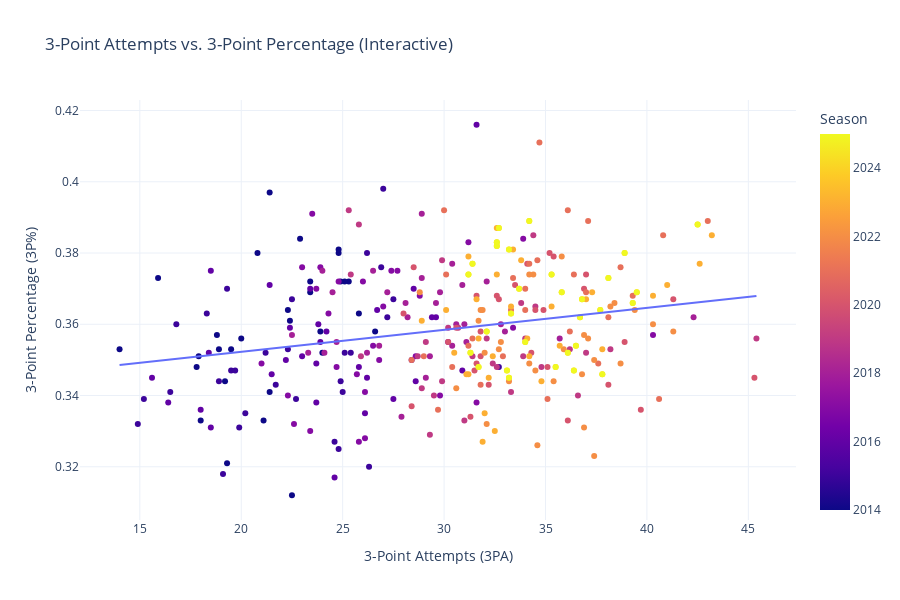

The code cell stored with this chart in its notebook:
### Markdown cell above
INteractive scatter plot comparing 3PA and 3p%

### Code cell
import plotly.express as px
import pandas as pd
import statsmodels.api as sm

# Convert necessary columns
nba_df['3PA'] = pd.to_numeric(nba_df['3PA'], errors='coerce')
nba_df['3P%'] = pd.to_numeric(nba_df['3P%'], errors='coerce')
nba_df.dropna(subset=['3PA', '3P%'], inplace=True)

# Fit OLS regression using statsmodels
X = sm.add_constant(nba_df['3PA'])  # Add intercept
model = sm.OLS(nba_df['3P%'], X).fit()
nba_df['Predicted_3P%'] = model.predict(X)

# Create interactive plot
fig = px.scatter(
    nba_df,
    x='3PA',
    y='3P%',
    color='Season',
    hover_name='Team',
    hover_data={'Season': True, '3PA': True, '3P%': True},
    title='3-Point Attempts vs. 3-Point Percentage (Interactive)',
    template='plotly_white'
)

# Add regression line
fig.add_traces(
    px.line(
        nba_df.sort_values('3PA'),
        x='3PA',
        y='Predicted_3P%',
        labels={'Predicted_3P%': 'Trend Line'}
    ).data
)

# Final layout tweaks
fig.update_layout(
    xaxis_title='3-Point Attempts (3PA)',
    yaxis_title='3-Point Percentage (3P%)',
    height=600,
    showlegend=False
)

fig.show()

### Figure 1 — Plotly figure (JSON) as saved in the notebook; plotly's stock layout.template omitted (floating-point values rounded to 4 significant figures; data arrays with more than 128 entries replaced by an {"elided": "..."} marker saying what was removed)
{"data": [{"customdata": {"elided": "360x1 int values"}, "hovertemplate": "<b>%{hovertext}</b><br><br>3PA=%{x}<br>3P%=%{y}<br>Season=%{marker.color}<extra></extra>", "hovertext": {"elided": "360 str values"}, "legendgroup": "", "marker": {"color": {"elided": "360 int values"}, "coloraxis": "coloraxis", "symbol": "circle"}, "mode": "markers", "name": "", "orientation": "v", "showlegend": false, "type": "scatter", "x": {"elided": "360 float values"}, "xaxis": "x", "y": {"elided": "360 float values"}, "yaxis": "y"}, {"hovertemplate": "3PA=%{x}<br>Trend Line=%{y}<extra></extra>", "legendgroup": "", "line": {"color": "#636efa", "dash": "solid"}, "marker": {"symbol": "circle"}, "mode": "lines", "name": "", "orientation": "v", "showlegend": false, "type": "scatter", "x": {"elided": "360 float values"}, "xaxis": "x", "y": {"elided": "360 float values"}, "yaxis": "y"}], "layout": {"coloraxis": {"colorbar": {"title": {"text": "Season"}}, "colorscale": [[0, "#0d0887"], [0.1111, "#46039f"], [0.2222, "#7201a8"], [0.3333, "#9c179e"], [0.4444, "#bd3786"], [0.5556, "#d8576b"], [0.6667, "#ed7953"], [0.7778, "#fb9f3a"], [0.8889, "#fdca26"], [1, "#f0f921"]]}, "height": 600, "legend": {"tracegroupgap": 0}, "showlegend": false, "title": {"text": "3-Point Attempts vs. 3-Point Percentage (Interactive)"}, "xaxis": {"anchor": "y", "domain": [0, 1], "title": {"text": "3-Point Attempts (3PA)"}}, "yaxis": {"anchor": "x", "domain": [0, 1], "title": {"text": "3-Point Percentage (3P%)"}}}}
